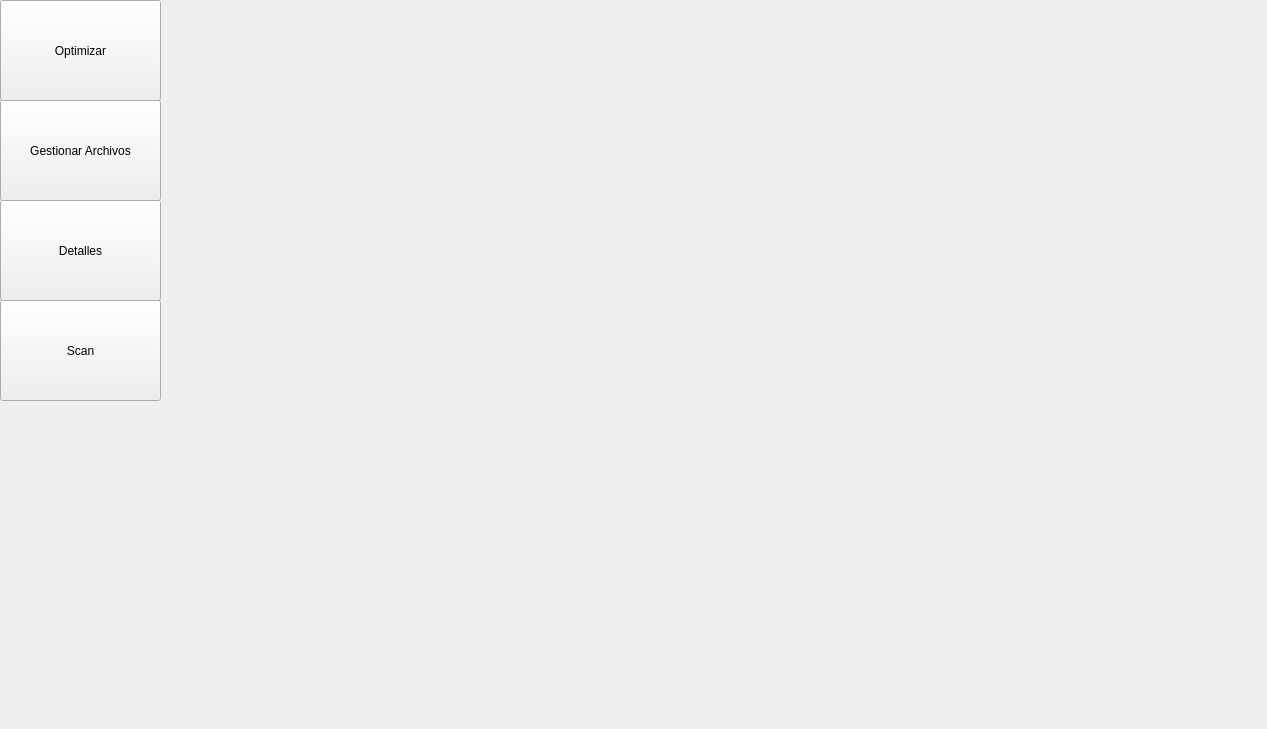
<?xml version="1.0" encoding="UTF-8"?>
<ui version="4.0">
 <class>MainWindow</class>
 <widget class="QMainWindow" name="MainWindow">
  <property name="geometry">
   <rect>
    <x>0</x>
    <y>0</y>
    <width>1267</width>
    <height>729</height>
   </rect>
  </property>
  <property name="windowTitle">
   <string>Organizador de Archivos</string>
  </property>
  <widget class="QWidget" name="centralwidget">
   <widget class="QPushButton" name="pushButton">
    <property name="geometry">
     <rect>
      <x>0</x>
      <y>300</y>
      <width>161</width>
      <height>101</height>
     </rect>
    </property>
    <property name="text">
     <string>Scan</string>
    </property>
   </widget>
   <widget class="QPushButton" name="pushButton_2">
    <property name="geometry">
     <rect>
      <x>0</x>
      <y>200</y>
      <width>161</width>
      <height>101</height>
     </rect>
    </property>
    <property name="text">
     <string>Detalles</string>
    </property>
   </widget>
   <widget class="QPushButton" name="pushButton_3">
    <property name="geometry">
     <rect>
      <x>0</x>
      <y>0</y>
      <width>161</width>
      <height>101</height>
     </rect>
    </property>
    <property name="text">
     <string>Optimizar</string>
    </property>
   </widget>
   <widget class="QPushButton" name="pushButton_4">
    <property name="geometry">
     <rect>
      <x>0</x>
      <y>100</y>
      <width>161</width>
      <height>101</height>
     </rect>
    </property>
    <property name="text">
     <string>Gestionar Archivos</string>
    </property>
   </widget>
  </widget>
 </widget>
 <resources/>
 <connections/>
</ui>
